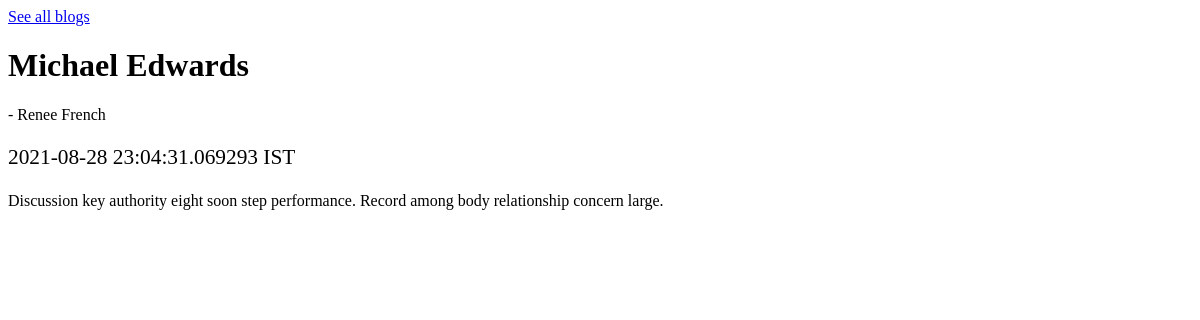
The app's page /blog/4/ with its own data.
### sql.py (models this page shows)
class Blog(db.Model):
    id = sa.Column(sa.Integer, primary_key=True)
    title = sa.Column(sa.String(80), unique=True, nullable=False)
    desc = sa.Column(sa.Text)
    datetime = sa.Column(sa.DateTime)
    user_id = sa.Column(sa.Integer, sa.ForeignKey("user.id"))

class User(db.Model):
    id = sa.Column(sa.Integer, primary_key=True)
    name = sa.Column(sa.String(80), unique=True, nullable=False)
    email = sa.Column(sa.String(120), unique=True, nullable=False)
    password = sa.Column(sa.String(80), unique=True, nullable=False)
    blogs = db.relationship("Blog", backref="user")

### server.py (the view)
@app.route("/blog/<pk>/", methods=["GET"])
def view_blog(pk):
    blog = get_blog_by_id(pk)
    user = blog.user
    return render_template("blogs/blog_view.html", blog=blog, user=user)

### sql.py (called while the page is built)
def get_blog_by_id(id):
    return Blog.query.filter_by(id=id).first()

### templates/blogs/blog_view.html
{% extends "layouts/root_layout.html" %} {% block content %}
<div class="page h-100">
  <div class="container container-xl py-4 h-100">
    <a href="/blogs/" class="btn btn-primary">See all blogs</a>
    {% if blog %}
        <h1 class="text-center">{{ blog.title }}</h1>
        <p class="text-center strong "> - {{ user.name }}</p>
        <p class="text-end" style="font-size: 16pt;">{{ blog.datetime }} IST</p>
        <div class="card card-body h-100">
            {{ blog.desc }}
        </div>
    {% else %}
        <div class="text-danger h1">
            Blog Not found!
        </div>
    {% endif %}
  </div>
</div>
{% endblock %}

### templates/layouts/root_layout.html (style rules this page uses)
:root { --tblr-font-sans-serif: "Inter Var", -apple-system, BlinkMacSystemFont, San Francisco, Segoe UI, Roboto, Helvetica Neue, sans-serif; }
body { font-feature-settings: "cv03", "cv04", "cv11"; }

### records on screen
Blog: title "Michael Edwards", datetime "2021-08-28 23:04:31.069293", desc "Discussion key authority eight soon step performance. Record among body relationship concern large."
User: name "Renee French"
